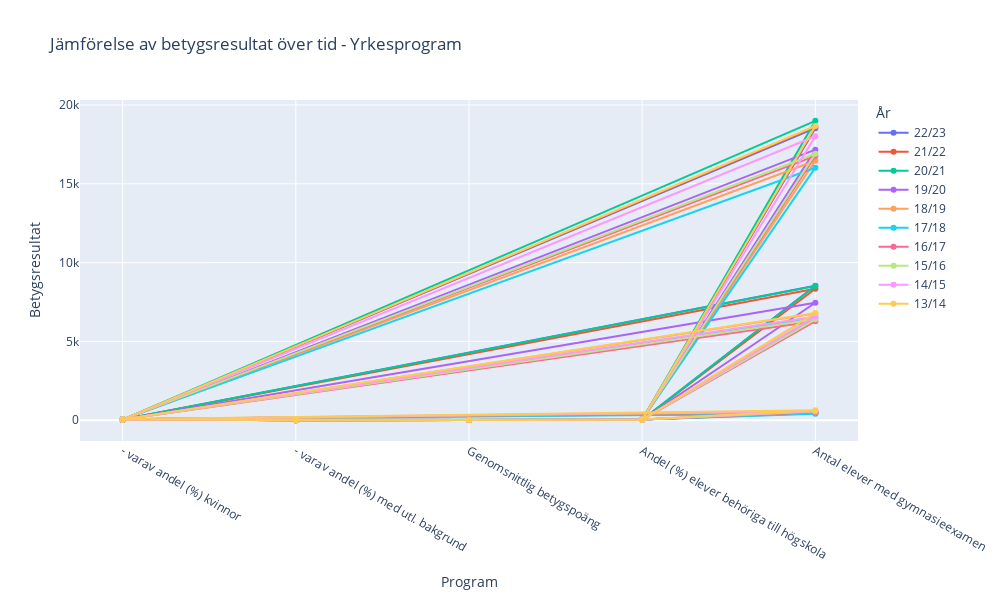

The notebook cell saved with this chart:
### Code cell
# Assuming you have a DataFrame named 'df_yrkesprogram' for the 'Yrkesprogram' sheet
df_yrkesprogram = gymnasie_betyg_22_23["Yrkesprogram"]

# Create a line plot
fig = px.line(df_yrkesprogram, x='Betygsresultat', y=["22/23 ", "21/22", "20/21", "19/20", "18/19", "17/18", "16/17", "15/16", "14/15", "13/14"],
              markers=True, title='Jämförelse av betygsresultat över tid - Yrkesprogram',
              labels={"value": "Betygsresultat", "Betygsresultat": "Program", "variable": "År"})

# Customize layout
fig.update_layout(xaxis_title='Program', yaxis_title='Betygsresultat', showlegend=True)
fig.update_layout(height=600, width=1000)

# Show the plot
fig.show()

### Figure 1 — Plotly figure (JSON) as saved in the notebook; plotly's stock layout.template omitted (floating-point values rounded to 4 significant figures)
{"data": [{"hovertemplate": "År=22/23 <br>Program=%{x}<br>Betygsresultat=%{y}<extra></extra>", "legendgroup": "22/23 ", "line": {"color": "#636efa", "dash": "solid"}, "marker": {"symbol": "circle"}, "mode": "lines+markers", "name": "22/23 ", "orientation": "v", "showlegend": true, "type": "scatter", "x": ["- varav andel (%) kvinnor", "- varav andel (%) med utl. bakgrund", "Genomsnittlig betygspoäng", "Andel (%) elever behöriga till högskola", "Antal elever med gymnasieexamen", "- varav andel (%) kvinnor", "- varav andel (%) med utl. bakgrund", "Genomsnittlig betygspoäng", "Andel (%) elever behöriga till högskola", "Antal elever med gymnasieexamen", "- varav andel (%) kvinnor", "- varav andel (%) med utl. bakgrund", "Genomsnittlig betygspoäng", "Andel (%) elever behöriga till högskola", "Antal elever med gymnasieexamen", "- varav andel (%) kvinnor", "- varav andel (%) med utl. bakgrund", "Genomsnittlig betygspoäng", "Andel (%) elever behöriga till högskola"], "xaxis": "x", "y": [40.6, 18.3, 13.3, 31.4, 18530, 37.5, 16, 13.2, 27.8, 8527, 46.2, 24.4, 13.4, 39.2, 521, 59.9, 2.9, 14.2, 32.8], "yaxis": "y"}, {"hovertemplate": "År=21/22<br>Program=%{x}<br>Betygsresultat=%{y}<extra></extra>", "legendgroup": "21/22", "line": {"color": "#EF553B", "dash": "solid"}, "marker": {"symbol": "circle"}, "mode": "lines+markers", "name": "21/22", "orientation": "v", "showlegend": true, "type": "scatter", "x": ["- varav andel (%) kvinnor", "- varav andel (%) med utl. bakgrund", "Genomsnittlig betygspoäng", "Andel (%) elever behöriga till högskola", "Antal elever med gymnasieexamen", "- varav andel (%) kvinnor", "- varav andel (%) med utl. bakgrund", "Genomsnittlig betygspoäng", "Andel (%) elever behöriga till högskola", "Antal elever med gymnasieexamen", "- varav andel (%) kvinnor", "- varav andel (%) med utl. bakgrund", "Genomsnittlig betygspoäng", "Andel (%) elever behöriga till högskola", "Antal elever med gymnasieexamen", "- varav andel (%) kvinnor", "- varav andel (%) med utl. bakgrund", "Genomsnittlig betygspoäng", "Andel (%) elever behöriga till högskola"], "xaxis": "x", "y": [40.4, 19.2, 13.3, 32.1, 18616, 37.7, 17.1, 13.2, 29, 8346, 45.5, 24.7, 13.5, 39.2, 496, 55, 5.2, 14, 30.6], "yaxis": "y"}, {"hovertemplate": "År=20/21<br>Program=%{x}<br>Betygsresultat=%{y}<extra></extra>", "legendgroup": "20/21", "line": {"color": "#00cc96", "dash": "solid"}, "marker": {"symbol": "circle"}, "mode": "lines+markers", "name": "20/21", "orientation": "v", "showlegend": true, "type": "scatter", "x": ["- varav andel (%) kvinnor", "- varav andel (%) med utl. bakgrund", "Genomsnittlig betygspoäng", "Andel (%) elever behöriga till högskola", "Antal elever med gymnasieexamen", "- varav andel (%) kvinnor", "- varav andel (%) med utl. bakgrund", "Genomsnittlig betygspoäng", "Andel (%) elever behöriga till högskola", "Antal elever med gymnasieexamen", "- varav andel (%) kvinnor", "- varav andel (%) med utl. bakgrund", "Genomsnittlig betygspoäng", "Andel (%) elever behöriga till högskola", "Antal elever med gymnasieexamen", "- varav andel (%) kvinnor", "- varav andel (%) med utl. bakgrund", "Genomsnittlig betygspoäng", "Andel (%) elever behöriga till högskola"], "xaxis": "x", "y": [39.3, 23, 13.3, 32.7, 18997, 36.4, 21, 13.2, 29.6, 8519, 44.9, 28.6, 13.4, 39.5, 493, 55, 3.7, 14.1, 36.3], "yaxis": "y"}, {"hovertemplate": "År=19/20<br>Program=%{x}<br>Betygsresultat=%{y}<extra></extra>", "legendgroup": "19/20", "line": {"color": "#ab63fa", "dash": "solid"}, "marker": {"symbol": "circle"}, "mode": "lines+markers", "name": "19/20", "orientation": "v", "showlegend": true, "type": "scatter", "x": ["- varav andel (%) kvinnor", "- varav andel (%) med utl. bakgrund", "Genomsnittlig betygspoäng", "Andel (%) elever behöriga till högskola", "Antal elever med gymnasieexamen", "- varav andel (%) kvinnor", "- varav andel (%) med utl. bakgrund", "Genomsnittlig betygspoäng", "Andel (%) elever behöriga till högskola", "Antal elever med gymnasieexamen", "- varav andel (%) kvinnor", "- varav andel (%) med utl. bakgrund", "Genomsnittlig betygspoäng", "Andel (%) elever behöriga till högskola", "Antal elever med gymnasieexamen", "- varav andel (%) kvinnor", "- varav andel (%) med utl. bakgrund", "Genomsnittlig betygspoäng", "Andel (%) elever behöriga till högskola"], "xaxis": "x", "y": [39.8, 19.2, 13.3, 33.1, 17165, 36.1, 17.6, 13.2, 30, 7452, 47, 24, 13.5, 40.4, 459, 58.2, 3.5, 14.2, 34.3], "yaxis": "y"}, {"hovertemplate": "År=18/19<br>Program=%{x}<br>Betygsresultat=%{y}<extra></extra>", "legendgroup": "18/19", "line": {"color": "#FFA15A", "dash": "solid"}, "marker": {"symbol": "circle"}, "mode": "lines+markers", "name": "18/19", "orientation": "v", "showlegend": true, "type": "scatter", "x": ["- varav andel (%) kvinnor", "- varav andel (%) med utl. bakgrund", "Genomsnittlig betygspoäng", "Andel (%) elever behöriga till högskola", "Antal elever med gymnasieexamen", "- varav andel (%) kvinnor", "- varav andel (%) med utl. bakgrund", "Genomsnittlig betygspoäng", "Andel (%) elever behöriga till högskola", "Antal elever med gymnasieexamen", "- varav andel (%) kvinnor", "- varav andel (%) med utl. bakgrund", "Genomsnittlig betygspoäng", "Andel (%) elever behöriga till högskola", "Antal elever med gymnasieexamen", "- varav andel (%) kvinnor", "- varav andel (%) med utl. bakgrund", "Genomsnittlig betygspoäng", "Andel (%) elever behöriga till högskola"], "xaxis": "x", "y": [40.7, 17, 13.2, 33.8, 16461, 36.9, 15.4, 13.1, 30.5, 6771, 48.5, 22, 13.3, 42, 446, 61.9, 2.2, 14.2, 30.7], "yaxis": "y"}, {"hovertemplate": "År=17/18<br>Program=%{x}<br>Betygsresultat=%{y}<extra></extra>", "legendgroup": "17/18", "line": {"color": "#19d3f3", "dash": "solid"}, "marker": {"symbol": "circle"}, "mode": "lines+markers", "name": "17/18", "orientation": "v", "showlegend": true, "type": "scatter", "x": ["- varav andel (%) kvinnor", "- varav andel (%) med utl. bakgrund", "Genomsnittlig betygspoäng", "Andel (%) elever behöriga till högskola", "Antal elever med gymnasieexamen", "- varav andel (%) kvinnor", "- varav andel (%) med utl. bakgrund", "Genomsnittlig betygspoäng", "Andel (%) elever behöriga till högskola", "Antal elever med gymnasieexamen", "- varav andel (%) kvinnor", "- varav andel (%) med utl. bakgrund", "Genomsnittlig betygspoäng", "Andel (%) elever behöriga till högskola", "Antal elever med gymnasieexamen", "- varav andel (%) kvinnor", "- varav andel (%) med utl. bakgrund", "Genomsnittlig betygspoäng", "Andel (%) elever behöriga till högskola"], "xaxis": "x", "y": [40.7, 15.4, 13.2, 34.3, 16022, 37.3, 14.4, 13.1, 30.3, 6525, 48, 18.8, 13.3, 44.5, 410, 57.8, 2.4, 14.2, 30.1], "yaxis": "y"}, {"hovertemplate": "År=16/17<br>Program=%{x}<br>Betygsresultat=%{y}<extra></extra>", "legendgroup": "16/17", "line": {"color": "#FF6692", "dash": "solid"}, "marker": {"symbol": "circle"}, "mode": "lines+markers", "name": "16/17", "orientation": "v", "showlegend": true, "type": "scatter", "x": ["- varav andel (%) kvinnor", "- varav andel (%) med utl. bakgrund", "Genomsnittlig betygspoäng", "Andel (%) elever behöriga till högskola", "Antal elever med gymnasieexamen", "- varav andel (%) kvinnor", "- varav andel (%) med utl. bakgrund", "Genomsnittlig betygspoäng", "Andel (%) elever behöriga till högskola", "Antal elever med gymnasieexamen", "- varav andel (%) kvinnor", "- varav andel (%) med utl. bakgrund", "Genomsnittlig betygspoäng", "Andel (%) elever behöriga till högskola", "Antal elever med gymnasieexamen", "- varav andel (%) kvinnor", "- varav andel (%) med utl. bakgrund", "Genomsnittlig betygspoäng", "Andel (%) elever behöriga till högskola"], "xaxis": "x", "y": [40.9, 14.6, 13.1, 35, 16770, 37.7, 13.7, 13, 31.2, 6286, 47.9, 18, 13.3, 45.2, 505, 62.8, 4.6, 13.8, 33.6], "yaxis": "y"}, {"hovertemplate": "År=15/16<br>Program=%{x}<br>Betygsresultat=%{y}<extra></extra>", "legendgroup": "15/16", "line": {"color": "#B6E880", "dash": "solid"}, "marker": {"symbol": "circle"}, "mode": "lines+markers", "name": "15/16", "orientation": "v", "showlegend": true, "type": "scatter", "x": ["- varav andel (%) kvinnor", "- varav andel (%) med utl. bakgrund", "Genomsnittlig betygspoäng", "Andel (%) elever behöriga till högskola", "Antal elever med gymnasieexamen", "- varav andel (%) kvinnor", "- varav andel (%) med utl. bakgrund", "Genomsnittlig betygspoäng", "Andel (%) elever behöriga till högskola", "Antal elever med gymnasieexamen", "- varav andel (%) kvinnor", "- varav andel (%) med utl. bakgrund", "Genomsnittlig betygspoäng", "Andel (%) elever behöriga till högskola", "Antal elever med gymnasieexamen", "- varav andel (%) kvinnor", "- varav andel (%) med utl. bakgrund", "Genomsnittlig betygspoäng", "Andel (%) elever behöriga till högskola"], "xaxis": "x", "y": [41.5, 13.7, 13, 35.5, 16905, 38.4, 12.9, 13, 32.2, 6404, 47.6, 16.4, 13.2, 44.2, 549, 64.8, 3.6, 14.1, 37.2], "yaxis": "y"}, {"hovertemplate": "År=14/15<br>Program=%{x}<br>Betygsresultat=%{y}<extra></extra>", "legendgroup": "14/15", "line": {"color": "#FF97FF", "dash": "solid"}, "marker": {"symbol": "circle"}, "mode": "lines+markers", "name": "14/15", "orientation": "v", "showlegend": true, "type": "scatter", "x": ["- varav andel (%) kvinnor", "- varav andel (%) med utl. bakgrund", "Genomsnittlig betygspoäng", "Andel (%) elever behöriga till högskola", "Antal elever med gymnasieexamen", "- varav andel (%) kvinnor", "- varav andel (%) med utl. bakgrund", "Genomsnittlig betygspoäng", "Andel (%) elever behöriga till högskola", "Antal elever med gymnasieexamen", "- varav andel (%) kvinnor", "- varav andel (%) med utl. bakgrund", "Genomsnittlig betygspoäng", "Andel (%) elever behöriga till högskola", "Antal elever med gymnasieexamen", "- varav andel (%) kvinnor", "- varav andel (%) med utl. bakgrund", "Genomsnittlig betygspoäng", "Andel (%) elever behöriga till högskola"], "xaxis": "x", "y": [41.4, 12.8, 12.9, 34.9, 18017, 37.9, 12.1, 12.9, 32.1, 6567, 48.7, 15.5, 13, 42.4, 581, 66.1, 3.8, 13.8, 36.7], "yaxis": "y"}, {"hovertemplate": "År=13/14<br>Program=%{x}<br>Betygsresultat=%{y}<extra></extra>", "legendgroup": "13/14", "line": {"color": "#FECB52", "dash": "solid"}, "marker": {"symbol": "circle"}, "mode": "lines+markers", "name": "13/14", "orientation": "v", "showlegend": true, "type": "scatter", "x": ["- varav andel (%) kvinnor", "- varav andel (%) med utl. bakgrund", "Genomsnittlig betygspoäng", "Andel (%) elever behöriga till högskola", "Antal elever med gymnasieexamen", "- varav andel (%) kvinnor", "- varav andel (%) med utl. bakgrund", "Genomsnittlig betygspoäng", "Andel (%) elever behöriga till högskola", "Antal elever med gymnasieexamen", "- varav andel (%) kvinnor", "- varav andel (%) med utl. bakgrund", "Genomsnittlig betygspoäng", "Andel (%) elever behöriga till högskola", "Antal elever med gymnasieexamen", "- varav andel (%) kvinnor", "- varav andel (%) med utl. bakgrund", "Genomsnittlig betygspoäng", "Andel (%) elever behöriga till högskola"], "xaxis": "x", "y": [42.7, 11, 13, 34.8, 18668, 39.5, 10.6, 12.9, 31.9, 6798, 48.9, 12.9, 13, 42.6, 637, 67.8, 2.2, 13.9, 35.3], "yaxis": "y"}], "layout": {"height": 600, "legend": {"title": {"text": "År"}, "tracegroupgap": 0}, "showlegend": true, "title": {"text": "Jämförelse av betygsresultat över tid - Yrkesprogram"}, "width": 1000, "xaxis": {"anchor": "y", "domain": [0, 1], "title": {"text": "Program"}}, "yaxis": {"anchor": "x", "domain": [0, 1], "title": {"text": "Betygsresultat"}}}}
